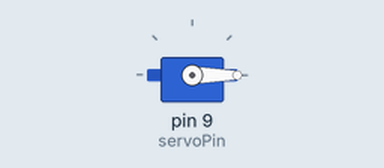
The sketch below on a simulated Arduino Uno, built with avr-gcc and run on an emulated ATmega328P. Parts: servo.

Above: at 0.07 s.
At 6.82 s:
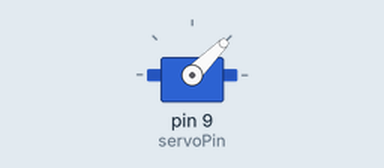
At 13.58 s:
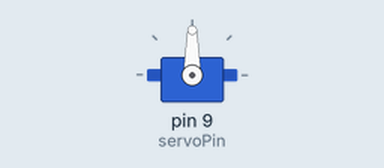
At 27.1 s:
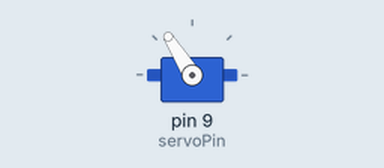
Timing chart, 0 to 40.0 s (numbered marks = the images above):
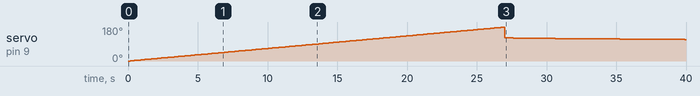

The sketch:

ArdunioEg9.ino
```cpp
#include<Servo.h>
Servo servo;
int servoPin=9;
int position=0;
void setup() {

servo.attach(servoPin);

}

void loop() {
for(position=0;position<180;position++)
{
  servo.write(position);
  delay(150);
}

for(position=1800;position>0;position--)
{
  servo.write(position);
   delay(150);
}


}
```

Measured:
- by itself, servo on pin 9 (servoPin): rises from 0° to 179° in 26.7 s, then falls to 113° in 13.1 s
